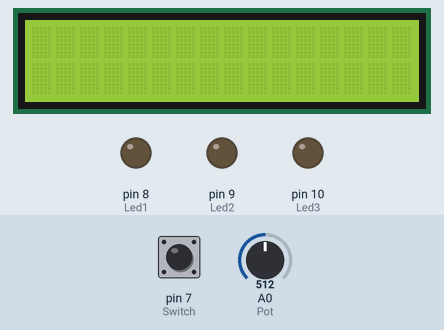
The sketch below on a simulated Arduino Uno, built with avr-gcc and run on an emulated ATmega328P. Shown: 16×2 character LCD, output pins drawn as LEDs (lit = HIGH). Dashed ring = blinking. The inputs (shaded band) are chosen by the test bench; at power-on: pin 7 (Switch) HIGH, A0 (Pot) = 512.

Above: at 1.2 s.
1.3 s: pin 7 (Switch) pulled LOW for 0.15 s
At 1.5 s:
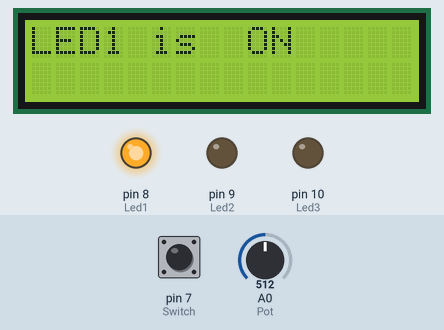
3.6 s: pin 7 (Switch) pulled LOW for 1 s
At 4.59 s:
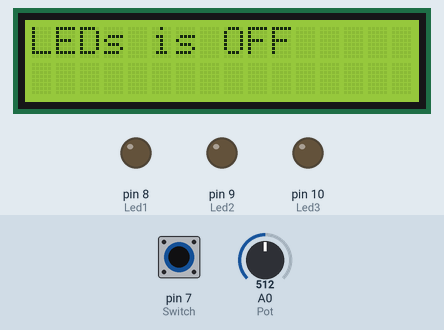
6.1 s: pin 7 (Switch) pulled LOW for 0.15 s
At 6.44 s:
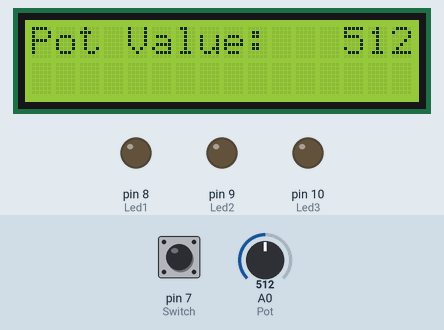
8.9 s: A0 (Pot) set to 716
At 9.13 s:
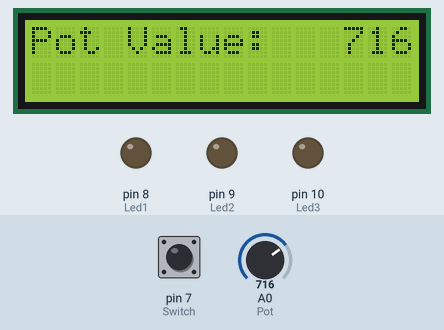
10.4 s: A0 (Pot) set to 900
At 10.78 s:
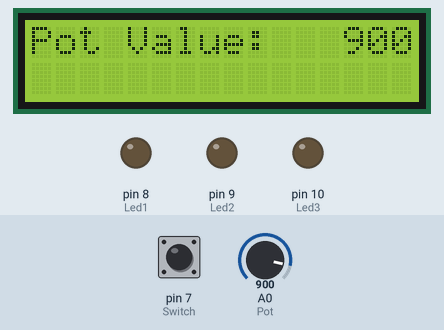
12.0 s: pin 7 (Switch) pulled LOW for 3.2 s
At 15.32 s:
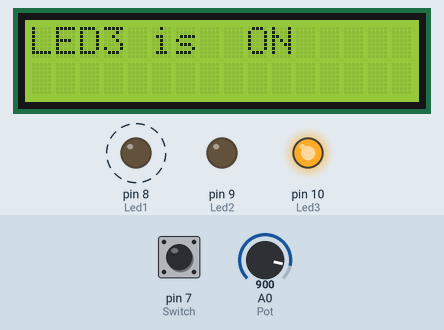
Timing chart, 0 to 16.8 s (numbered marks = the images above; inputs shaded):
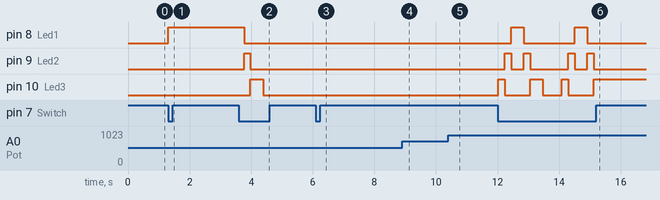

The sketch:

LCD_Switch_LED.ino
```cpp
#include<LiquidCrystal.h>
LiquidCrystal lcd(12, 11, 5, 4, 3, 2);

int Switch = 7;
int Led1 = 8;
int Led2 = 9;
int Led3 = 10;
int a, abc = 0;
int Pot = A0;

void setup ()
{
        lcd.begin(16, 2);
        pinMode(Switch, INPUT);
        pinMode(Pot, INPUT);
        pinMode(Led1, OUTPUT);
        pinMode(Led2, OUTPUT);
        pinMode(Led3, OUTPUT);
        digitalWrite(Switch, HIGH);
        Serial.begin(9600);

}

void loop ()
{
          if(digitalRead(Switch) == LOW)
            {
              if(a>5)
                abc=1;

              if(a<0)
                abc =0;

              if(abc == 1)
                a--;

              if(abc ==0)
                a++;
            }
          switch(a)
                {
                 case 1:digitalWrite(Led1, HIGH);
                        digitalWrite(Led2, LOW);
                        digitalWrite(Led3, LOW);
                        lcd.home();
                        lcd.print("LED1 is  ON");
                        delay(200);
                        lcd.clear();
                        break;

               case 2:digitalWrite(Led2, HIGH);
                      digitalWrite(Led1, LOW);
                      digitalWrite(Led3, LOW);
                      lcd.home();
                      lcd.print("LED2 is  ON");
                      delay(200);
                      lcd.clear();
                      break;

               case 3:digitalWrite(Led3, HIGH);
                      digitalWrite(Led1, LOW);
                      digitalWrite(Led2, LOW);
                      lcd.home();
                      lcd.print("LED3 is  ON");
                      delay(200);
                      lcd.clear();
                      break;

               case 4:lcd.home();
                      lcd.print("Pot Value:   ");
                      lcd.print(analogRead(Pot));
                      delay(200);
                      lcd.clear();
                      break;

             case 5:digitalWrite(Led3, LOW);
                    digitalWrite(Led1, LOW);
                    digitalWrite(Led2, LOW);
                    lcd.home();
                    lcd.print("LEDs is OFF");
                    delay(200);
                    lcd.clear();
                    break;
          }
}
```

Measured:
- after the input at 1.3 s, pin 8 (Led1): LOW → HIGH at once; the display: changes at once (image 1)
- after the input at 3.6 s, pin 8 (Led1): HIGH → LOW after 0.17 s; pin 9 (Led2): LOW → HIGH after 0.17 s, → LOW 0.21 s later; pin 10 (Led3): LOW → HIGH after 0.38 s, → LOW 0.41 s later; the display: first differs from a run without the input after 0.17 s (image 2 shows a later state)
- after the input at 6.1 s, the display: changes after 0.14 s (image 3)
- after the input at 8.9 s, the display: changes at once (image 4)
- after the input at 10.4 s, the display: first differs from a run without the input after 0.19 s (image 5)
- after the input at 12.0 s, pin 8 (Led1): alternates HIGH for 0.41 s and LOW for 1.6 s, 4 changes in all, then stays LOW, starting after 0.44 s; pin 9 (Led2): LOW → HIGH after 0.23 s, → LOW 0.21 s later, → HIGH 0.41 s later, → LOW 0.21 s later, … (8 changes in this stretch)
- what the display in image 4 shows lasts 0.4 s, from 8.9 s to 9.3 s
